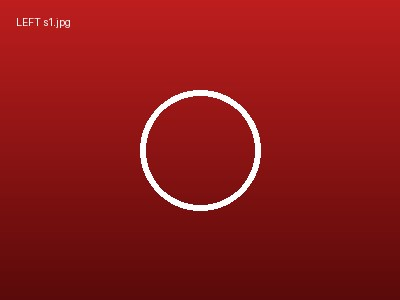
#> input picture client/sample_images/s1.jpg, 400 x 300 px, found by its file name
$ python stitch.py
#> lines starting #> are read from the running program, lines starting #| are printed output that depends on the picture
"""
External compute script. It takes NO arguments and reads HARDCODED staged paths: the API
stages the two chosen images into data/stage/s1.jpg and data/stage/s2.jpg before running
this, then reads the result from data/stage/output.jpg.

Pillow only (headless-safe). Paths are anchored to __file__ so cwd never matters.
Set STITCH_DELAY (seconds) to simulate heavier compute.
"""
import os
import sys
import time

from PIL import Image, ImageDraw

BASE_DIR = os.path.dirname(os.path.abspath(__file__))
STAGE_DIR = os.path.join(BASE_DIR, "data", "stage")

IMG1_PATH = os.path.join(STAGE_DIR, "s1.jpg")
IMG2_PATH = os.path.join(STAGE_DIR, "s2.jpg")
OUT_PATH = os.path.join(STAGE_DIR, "output.jpg")

DELAY = float(os.environ.get("STITCH_DELAY", "0"))


def main() -> int:
    if not os.path.exists(IMG1_PATH) or not os.path.exists(IMG2_PATH):
        print(f"Error: expected {IMG1_PATH} and {IMG2_PATH} to exist", file=sys.stderr)
        return 1

    try:
        if DELAY:
            time.sleep(DELAY)  # simulate heavier compute

        im1 = Image.open(IMG1_PATH).convert("RGB")
#> im1 is the input picture: PIL image 400x300 RGB; mean R, G, B 141.5, 24.1, 24
        im2 = Image.open(IMG2_PATH).convert("RGB")
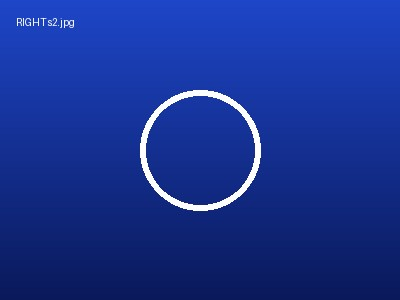
#> input picture client/sample_images/s2.jpg, 400 x 300 px, found by its file name
#> im2 is the input picture: PIL image 400x300 RGB; mean R, G, B 24.1, 51.1, 146.7

        height = min(im1.height, im2.height)
#> height = 300
        if im1.height != height:
            im1 = im1.resize((round(im1.width * height / im1.height), height))
        if im2.height != height:
            im2 = im2.resize((round(im2.width * height / im2.height), height))

        canvas = Image.new("RGB", (im1.width + im2.width, height), (240, 240, 240))
#> canvas: PIL image 800x300 RGB; every value is 240
        canvas.paste(im1, (0, 0))
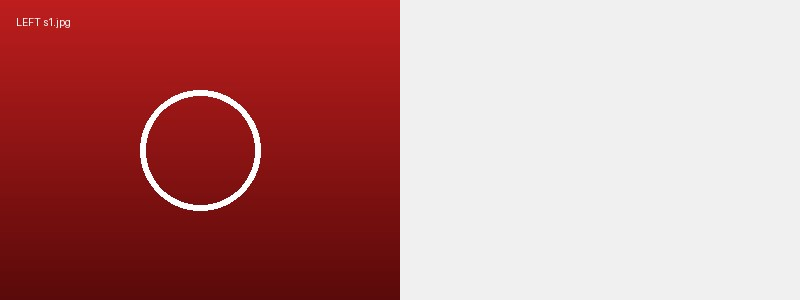
#> canvas: PIL image 800x300 RGB; mean R, G, B 190.7, 132, 132
        canvas.paste(im2, (im1.width, 0))
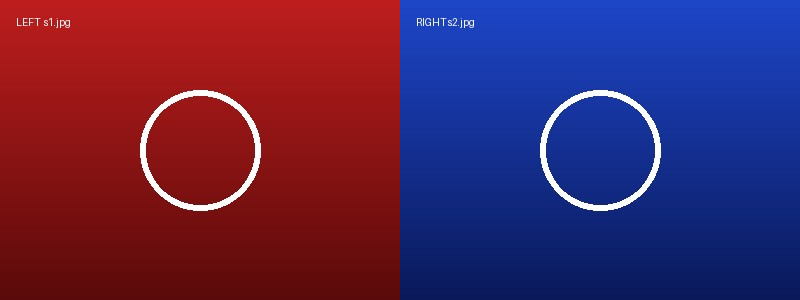
#> canvas: PIL image 800x300 RGB; mean R, G, B 82.8, 37.6, 85.3

        draw = ImageDraw.Draw(canvas)
        draw.rectangle([(0, 0), (canvas.width, 24)], fill=(15, 23, 42))
        draw.text((8, 7), "stitched (external subprocess)", fill=(255, 255, 255))

        canvas.save(OUT_PATH, "JPEG", quality=90)
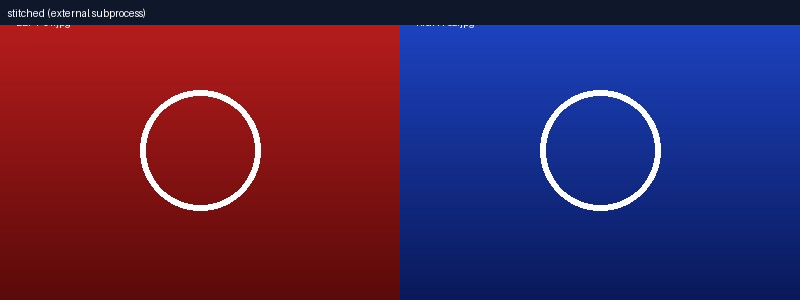
#> saved as output.jpg: PIL image 800x300 RGB; mean R, G, B 75.3, 35.6, 79.7
        print(f"Success: wrote {OUT_PATH}")
        return 0
    except Exception as exc:  # noqa: BLE001 - surface to caller via stderr
        print(f"Error in stitch: {exc}", file=sys.stderr)
        return 1


if __name__ == "__main__":
    sys.exit(main())
#> (the program exits here)
